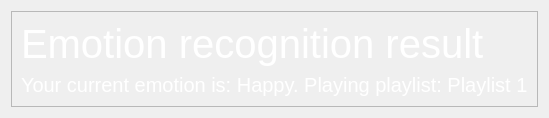
            <widget class="QWidget" name="page_emotion_recognition">
             <layout class="QVBoxLayout" name="verticalLayout_17">
              <item>
               <widget class="QFrame" name="frame_emotion_recognition">
                <property name="frameShape">
                 <enum>QFrame::StyledPanel</enum>
                </property>
                <property name="frameShadow">
                 <enum>QFrame::Raised</enum>
                </property>
                <layout class="QVBoxLayout" name="verticalLayout_16">
                 <item>
                  <widget class="QLabel" name="label_emotion_recognition">
                   <property name="font">
                    <font>
                     <pointsize>30</pointsize>
                    </font>
                   </property>
                   <property name="styleSheet">
                    <string notr="true">color: #FFF;</string>
                   </property>
                   <property name="text">
                    <string>Emotion recognition result</string>
                   </property>
                  </widget>
                 </item>
                 <item>
                  <widget class="QLabel" name="label_fer_result">
                   <property name="font">
                    <font>
                     <pointsize>15</pointsize>
                    </font>
                   </property>
                   <property name="styleSheet">
                    <string notr="true">color: #FFF;</string>
                   </property>
                   <property name="text">
                    <string>Your current emotion is: Happy. Playing playlist: Playlist 1</string>
                   </property>
                  </widget>
                 </item>
                </layout>
               </widget>
              </item>
             </layout>
            </widget>
